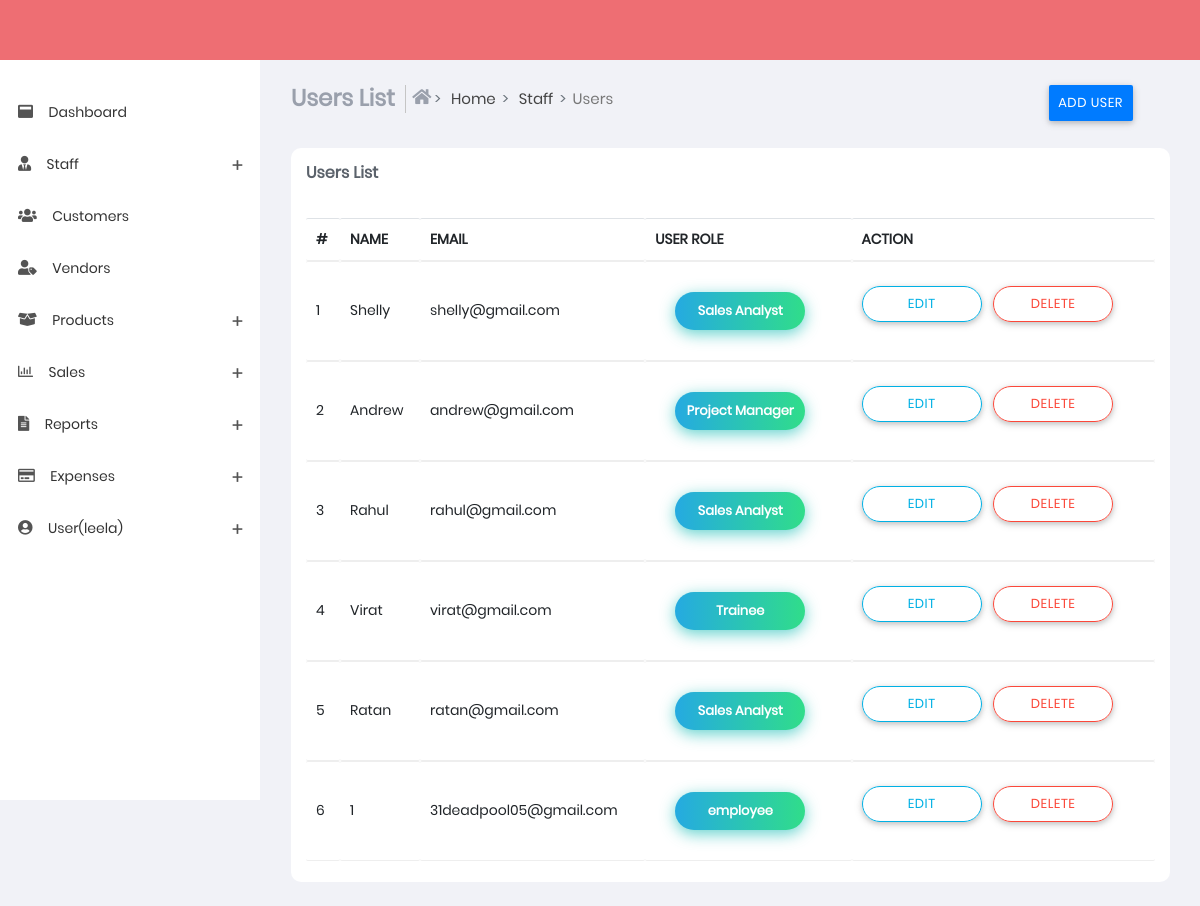
/users.html (signed in), run on the app's committed database.
### sub_part/models.py (models this page shows, shortened)
class userslists(models.Model):
    name = models.CharField(max_length=100)
    email = models.EmailField()
    user_role = models.CharField(max_length=100)

### sub_part/views.py (the view, shortened to what this page needs)
# urls.py: path('users.html',views.users,name="users"),
@login_required(login_url='login')
def users(request):
    userslistarray=userslists.objects.all()
    return render(request,'users.html',{'userslistarray': userslistarray,'u':request.user})

### templates/users.html (shortened to what this page needs)
{% extends 'base.html' %}
{% load static %}
{% block content %}
<section class="content">
    <div class="container-fluid">
        <div class="block-header">
            <div class="row">
                <div class="col-xs-12 col-sm-12 col-md-10 col-lg-10">
                    <ul class="breadcrumb breadcrumb-item ">
                        <li class="breadcrumb-item">
                            <h4 class="page-title">Users List</h4>
                        </li>
                        <li class="breadcrumb-item bcrumb-1">
                            <a href="index">
                                <i class="fas fa-home"></i> Home</a>
                        </li>
                        <li class="breadcrumb-item bcrumb-1">
                            <a href="#" onclick="return false;">Staff</a>
                        </li>
                        <li class="breadcrumb-item active">Users</li>
                    </ul>
                </div>
                <div class="col-xs-12 col-sm-12 col-md-2 col-lg-2">
                    <ul class="breadcrumb breadcrumb-item ">
                        <li>
                            <button type="button" class="btn btn-primary" data-toggle="modal"
                                data-target=".bd-example-modal-lg">
                                Add User</button>
                        </li>
                    </ul>
                </div>
            </div>
        </div>
        <div class="row clearfix">
            <div class="col-lg-12 col-md-12 col-sm-12 col-xs-12">
                <div class="card">
                    <div class="header">
                        <h2>
                            <strong>Users List</strong>
                        </h2>
                    </div>
                    <div class="body">
                        <div class="table-responsive">
                            <table class="table   table-hover js-basic-example dataTable">
                                <thead>
                                    <tr>
                                        <th>#</th>
                                        <th>NAME</th>
                                        <th>EMAIL</th>
                                        <th>USER ROLE</th>
                                        <th>ACTION</th>
                                    </tr>
                                </thead>
                                <tbody>
                                    {% for userslist in userslistarray %}
                                    <tr>
                                        <td>{{ forloop.counter }}</td>
                                        <td>{{userslist.name}}</td>
                                        <td>{{userslist.email}}</td>
                                        <td><button
                                                class="btn-hover btn-border-radius color-1 ">{{userslist.user_role}}</button>
                                        </td>
                                        <td>
                                            <div class="button-demo">
                                                <a href="/users_edit/{{ userslist.id }}">
                                                    <button type="button" class="btn btn-outline-info btn-border-radius"
                                                        >Edit</button>
                                                </a>
                                                <a href="/delete_users/{{ userslist.id }}">
                                                    <button type="button"
                                                        class="btn btn-outline-danger btn-border-radius">
                                                        Delete
                                                    </button>
                                                </a>
                                            </div>
                                        </td>
                                    </tr>
                                    {% endfor %}
                                </tbody>
                            </table>
                        </div>
                    </div>
                </div>
            </div>
        </div>
    </div>
</section>
{% endblock %}

### templates/base.html (shortened to what this page needs)
{% load static %}
<!DOCTYPE html>
<html lang="en">
<head>
    <link href="{% static 'css/app.min.css'%}" rel="stylesheet">
    <link href="{% static 'css/style.css'%}" rel="stylesheet" />
    <link href="{% static 'css/styles/all-themes.css'%}" rel="stylesheet" />
</head>
<body class="light fixed">
    <nav class="navbar">
    </nav>
    <div>
        <aside id="leftsidebar" class="sidebar">
            <div class="menu">
                <ul class="list">
                    <li>
                        <a href="index">
                                <i class="fas fa-window-maximize"></i>
                                <span >Dashboard</span>
                        </a>
                    </li>
                    <li>
                        <a href="#" onClick="return false;" class="menu-toggle">
                            <i class="fas fa-user-tie"></i>
                            <span>Staff</span>
                        </a>
                    </li>
                    <li>
                        <a href="customer.html">
                            <i class="fas fa-users"></i>
                            <span>Customers</span>
                        </a>
                    </li>
                    <li>
                        <a href="vendors.html">
                            <i class="fas fa-user-tag"></i>
                            <span>Vendors</span>
                        </a>
                    </li>
                    <li>
                        <a href="#" onClick="return false;" class="menu-toggle">
                            <i class="fas fa-box-open"></i>
                            <span>Products</span>
                        </a>
                    </li>
                    <li>
                        <a href="#" onClick="return false;" class="menu-toggle">
                            <i class="far fa-chart-bar"></i>
                            <span>Sales</span>
                        </a>
                    </li>
                    <li>
                        <a href="#" onClick="return false;" class="menu-toggle">
                            <i class="fas fa-file-alt"></i>
                            <span>Reports</span>
                        </a>
                    </li>
                    <li>
                        <a href="#" onClick="return false;" class="menu-toggle">
                            <i class="far fa-credit-card"></i>
                            <span>Expenses</span>
                        </a>
                    </li>
                    <li>
                        <a href="#" onClick="return false;" class="menu-toggle">
                            <i class="fas fa-user-circle"></i>
                            <span>User({{u.username}})</span>
                        </a>
                    </li>
                </ul>
            </div>
        </aside>
    </div>
    {% block content %}
    {% endblock %}
</body>
</html>

### data on the page
userslists: name "Shelly", email "shelly@gmail.com", user_role "Sales Analyst"
userslists: name "Andrew", email "andrew@gmail.com", user_role "Project Manager"
userslists: name "Rahul", email "rahul@gmail.com", user_role "Sales Analyst"
userslists: name "Virat", email "virat@gmail.com", user_role "Trainee"
userslists: name "Ratan", email "ratan@gmail.com", user_role "Sales Analyst"
userslists: name "1", email "31deadpool05@gmail.com", user_role "employee"

### other printed values
{{ u.username }} "leela"
